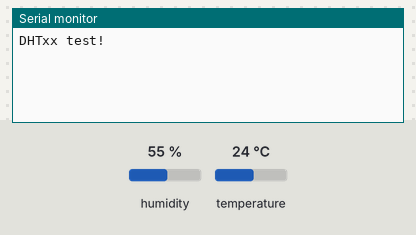
This sketch was run on a simulated ESP32. On the bench: the last lines printed to the serial monitor. The inputs (shaded band) are chosen by the test bench; at power-on: humidity 55 %, temperature 24 °C. WiFi joins after 1.5 s; servers stay silent unless stated.

Above: at 3.0 s.
3.1 s: humidity set to 22 %
At 5.4 s:
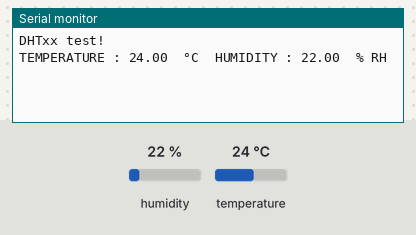
8.3 s: temperature set to 12 °C
At 9.6 s:
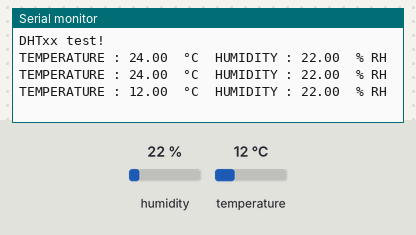
9.8 s: humidity set to 40 %
At 11.5 s:
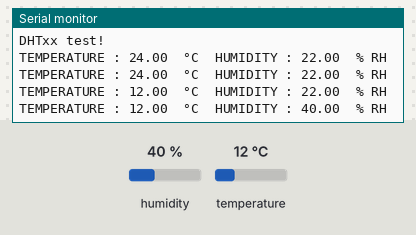

Measured:
- after the input at 3.1 s, the serial monitor: prints a new line after 1.7 s (image 1)
- after the input at 8.3 s, the serial monitor: prints a new line after 0.58 s (image 2)
- after the input at 9.8 s, the serial monitor: prints a new line after 1.1 s (image 3)

The sketch:

Cloud_Tem_Hum.ino
```cpp
#define BLYNK_PRINT Serial

#define BLYNK_TEMPLATE_ID "TMPL3bkAdwI6D"
#define BLYNK_TEMPLATE_NAME "Temperature and Humidity"
#define BLYNK_AUTH_TOKEN "nDDB5IFWTBWkpi6KHWnJTFPOCuvWmjTA"


#include <WiFi.h>
#include <WifiClient.h>
#include <BlynkSimpleEsp32.h>

char auth[] = BLYNK_AUTH_TOKEN;
//Your Wifi credentials.
//Set password to ""for open networks.
char ssid[] = "user_wifi_name";
char pass[] = "*******";
BlynkTimer timer;

#include "DHT.h"
#define DHTPIN 4
#define DHTTYPE DHT11
//#define DHTTYPE DHT22
DHT dht11(DHTPIN,DHTTYPE);

void setup()
{
// Debug Console
dht11.begin();
Serial.begin(9600);
Serial.println("DHTxx test!");

Blynk.begin(BLYNK_AUTH_TOKEN, ssid, pass);
timer.setInterval(1000L, sendSensor);
}

void loop()
{
  Blynk.run();
timer.run();
}

void sendSensor()
{
    delay(2000);
float temp = dht11.readTemperature();
float hum = dht11.readHumidity();

if(isnan(temp) || isnan(hum))
{
  Serial.println("Connection Error, Please Check");
  return;

}

Serial.print("TEMPERATURE : ");
Serial.print(temp);
Serial.print("  °C  ");
Serial.print("HUMIDITY : ");
Serial.print(hum);
Serial.println("  % RH  ");
Blynk.virtualWrite(V2, temp);
Blynk.virtualWrite(V3, hum);
}
```
